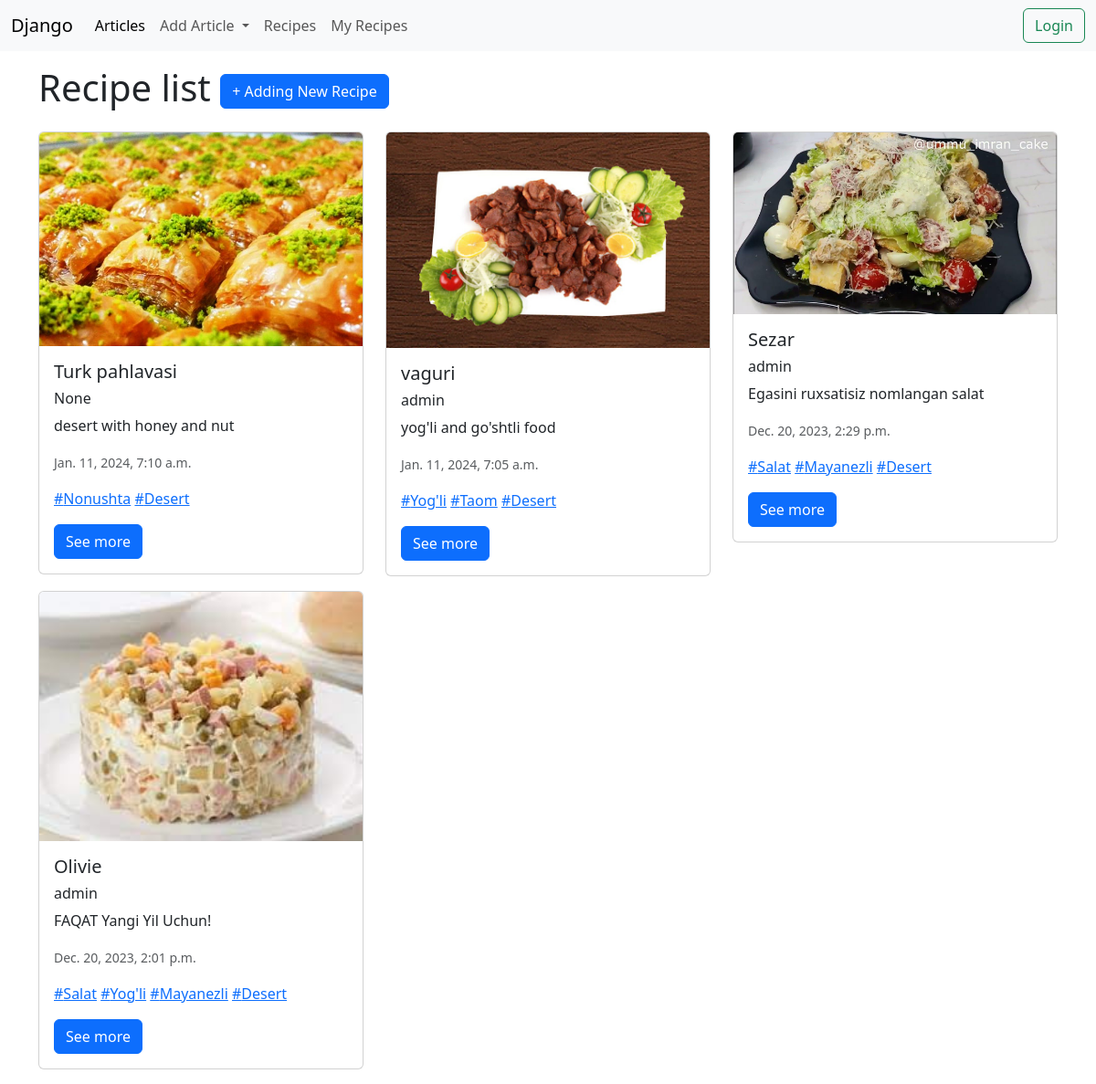
Page /recipe/list/ on the committed database.
### recipe/models.py (models this page shows, shortened)
class Recipe(models.Model):
    author = models.ForeignKey(User, on_delete=models.SET_NULL, null=True, blank=True)
    title = models.CharField(max_length=221)
    slug = models.SlugField(unique=True, editable=False, null=True)
    image = models.ImageField(upload_to='recipes', null=True, blank=True)
    description = models.TextField()
    tags = models.ManyToManyField(Tag)
    created_date = models.DateTimeField(auto_now_add=True)

class Tag(models.Model):
    title = models.CharField(max_length=221)

### recipe/views.py (the view)
# urls.py: path('list/', recipe_list, name='list'),
def recipe_list(request):
    tag = request.GET.get('tag')
    q = request.GET.get('q')
    q_condition = Q()
    if q:
        q_condition = Q(title__icontains=q)
    tag_condition = Q()
    if tag:
        tag_condition = Q(tags__title=tag)
    recipes = Recipe.objects.filter(q_condition, tag_condition).order_by('-id')
    paginator = Paginator(recipes, 4)
    page_number = request.GET.get('page')
    page_qs = paginator.get_page(page_number)
    context = {
        'object_list': page_qs,
    }
    return render(request, 'recipe/index.html', context)

### templates/recipe/index.html (shortened to what this page needs)
{% extends 'base.html' %}
{% block header %}
    <h1 >Recipe list <a href="{% url 'recipe:create' %}" class="btn btn-primary">+ Adding New Recipe</a></h1>
{% endblock %}
{% block content %}
    <div class="row mt-4">
        {% if object_list %}
            {% for object in object_list %}
                <div class="col-md-4">
                    <div class="card mb-3">
                        <img src="{{ object.image.url }}" class="card-img-top" alt="...">
                        <div class="card-body">
                            <h5 class="card-title">{{ object.title }}</h5>
                            <h6 class="card-text">{{ object.author }}</h6>
                            <p class="card-text">{{ object.description }}</p>
                            <p class="card-text"><small class="text-body-secondary">{{ object.created_date }}</small>
                            </p>
                            <p>
                                {% for tag in object.tags.all %}
                                    <a href="?tag={{ tag.title }}">#{{ tag.title }}</a>
                                {% endfor %}
                            </p>
                            <a href="{% url 'recipe:detail' object.slug %}" class="btn btn-primary">See more</a>
                        </div>
                    </div>
                </div>
            {% endfor %}
        {% else %}
            <h1 class="text-center">Nothing Found</h1>
        {% endif %}
    </div>
{% endblock %}

### templates/base.html (shortened to what this page needs)
{% load static %}
<!DOCTYPE html>
<html lang="en">
<head>
    <link href="https://cdn.jsdelivr.net/npm/bootstrap@5.3.2/dist/css/bootstrap.min.css" rel="stylesheet"
>
    <link rel="stylesheet" href="{% static 'styles/index.css' %}">
</head>
<body>
{% include 'navbar.html' %}
<div class="container mt-3">
    {% block header %}{% endblock %}
    {% block content %}{% endblock %}
</div>
</body>
</html>

### templates/navbar.html (shortened to what this page needs)
<nav class="navbar navbar-expand-lg bg-body-tertiary">
    <div class="container-fluid">
        <a class="navbar-brand" href="/">Django</a>
        <div class="collapse navbar-collapse" id="navbarNav">
            <ul class="navbar-nav">
                <li class="nav-item">
                    <a class="nav-link active" aria-current="page" href="{% url 'article:list' %}">Articles</a>
                </li>
                <li class="nav-item dropdown">
                    <a class="nav-link dropdown-toggle" href="#" role="button" data-bs-toggle="dropdown"
                       aria-expanded="false">
                        Add Article
                    </a>
                </li>
                <li class="nav-item">
                    <a class="nav-link" aria-current="page" href="{% url 'recipe:list' %}">Recipes</a>
                </li>
                <li class="nav-item">
                    <a class="nav-link" aria-current="page" href="{% url 'recipe:my-list' %}">My Recipes</a>
                </li>
            </ul>
        </div>
        <div class="d-flex align-items-center">
            {% if request.user.is_authenticated %}
                <span>{{ request.user.username }}</span>
                <a href="{% url 'auth:logout' %}" class="btn btn-outline-danger">Logout</a>
            {% else %}
                <a href="{% url 'auth:login' %}" class="btn btn-outline-success">Login</a>
            {% endif %}
        </div>
    </div>
</nav>

### rows in the picture
Recipe: image (picture), title "Turk pahlavasi", author "None", description "desert with honey and nut", created_date "Jan. 11, 2024, 7:10 a.m."
Tag: title "Nonushta"
Tag: title "Desert"
Recipe: image (picture), title "vaguri", author "admin", description "yog'li and go'shtli food", created_date "Jan. 11, 2024, 7:05 a.m."
Tag: title "Yog'li"
Tag: title "Taom"
Recipe: image (placeholder picture), title "Sezar", author "admin", description "Egasini ruxsatisiz nomlangan salat", created_date "Dec. 20, 2023, 2:29 p.m."
Tag: title "Salat"
Tag: title "Mayanezli"
Recipe: image (picture), title "Olivie", author "admin", description "FAQAT Yangi Yil Uchun!", created_date "Dec. 20, 2023, 2:01 p.m."
